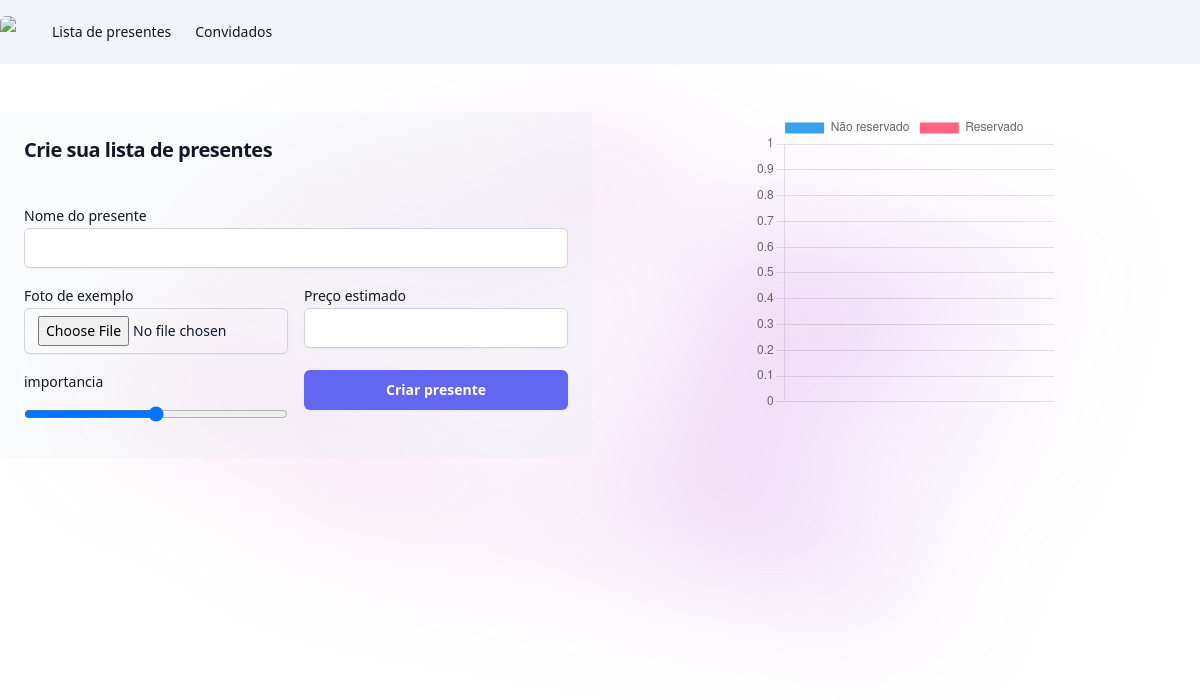
The page /noivos/ on the database as committed earlier.
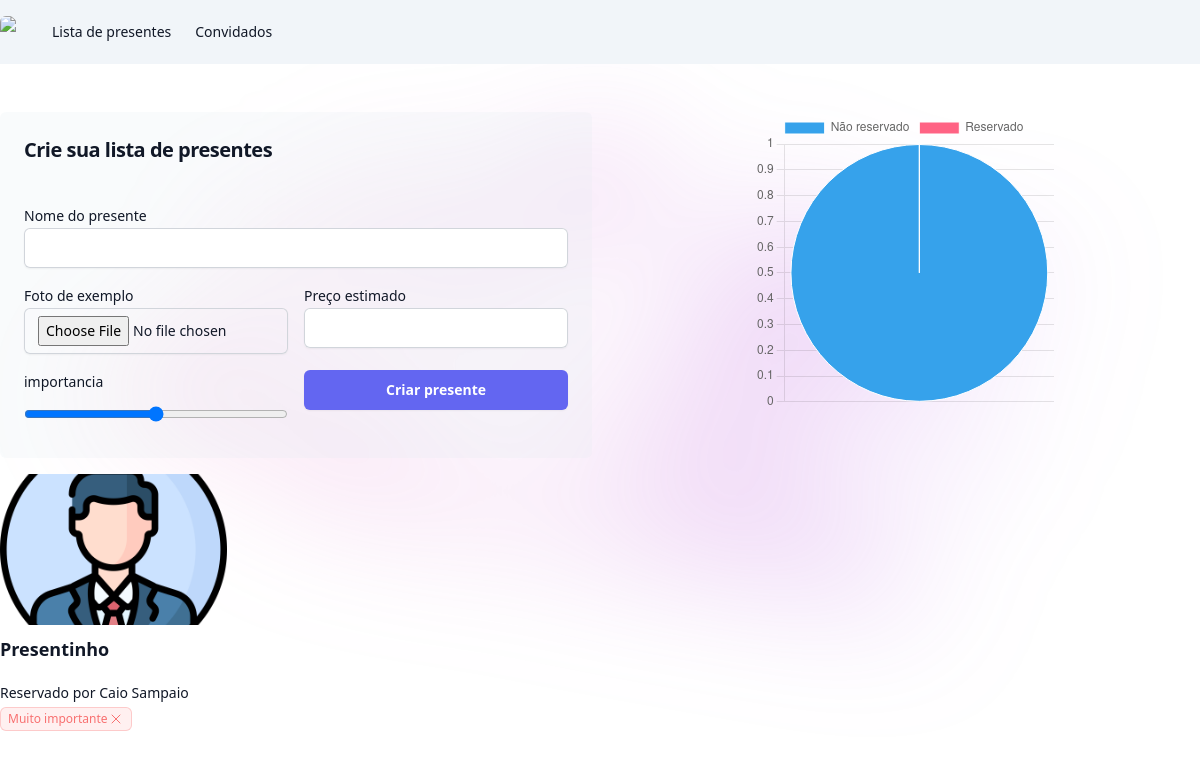
The same page on the database as committed later.
### noivos/models.py (models this page shows, shortened)
class Presentes(models.Model):
    nome_presente = models.CharField(max_length=100)
    foto = models.ImageField(upload_to='presentes')
    preco = models.DecimalField(max_digits=6, decimal_places=2)
    importancia = models.IntegerField()
    reservado = models.BooleanField(default=False)
    reservado_por = models.ForeignKey(Convidados, null=True, blank=True, on_delete=models.DO_NOTHING)

### noivos/views.py (the view, shortened to what this page needs)
# urls.py: 2. Add a URL to urlpatterns:  path('', views.home, name='home')
def home(request):
    if request.method == "GET":
        presentes = Presentes.objects.all()
        nao_reservado = Presentes.objects.filter(reservado=False).count()
        reservado = Presentes.objects.filter(reservado=True).count()
        data = [nao_reservado, reservado]
        return render(request, 'home.html', {'presentes': presentes, 'data': data})

### noivos/templates/home.html (shortened to what this page needs)
{% extends "base.html" %}
{% block 'body' %}
    {% include "partials/header.html" %}
    <div class="max-w-7xl mx-auto mt-12">
        <div class="grid grid-cols-2 gap-4">
            <div class="bg-slate-200/20 p-6 rounded-md">
                <h2 class="text-balance text-xl font-semibold tracking-tight text-gray-900">Crie sua lista de presentes</h2>
                <br>
                <form action="{% url 'home' %}" method="POST" enctype='multipart/form-data'>
                    <label class="mt-4 block text-sm leading-6 text-gray-900">Nome do presente</label>
                    <input type="text"
                           name="nome_presente"
                           class="block w-full rounded-md border-0 px-3.5 py-2 text-gray-900 shadow-sm ring-1 ring-inset ring-gray-300 placeholder:text-gray-400 focus:ring-2 focus:ring-inset focus:ring-indigo-600 sm:text-sm sm:leading-6">
                    <div class="flex space-x-4">
                        <div class="w-full">
                            <label class="mt-4 block text-sm leading-6 text-gray-900">Foto de exemplo</label>
                            <input type="file"
                                   name="foto"
                                   class="block w-full rounded-md border-0 px-3.5 py-2 text-gray-900 shadow-sm ring-1 ring-inset ring-gray-300 placeholder:text-gray-400 focus:ring-2 focus:ring-inset focus:ring-indigo-600 sm:text-sm sm:leading-6">
                        </div>
                        <div class="w-full">
                            <label class="mt-4 block text-sm leading-6 text-gray-900">Preço estimado</label>
                            <input type="number"
                                   name="preco"
                                   class="block w-full rounded-md border-0 px-3.5 py-2 text-gray-900 shadow-sm ring-1 ring-inset ring-gray-300 placeholder:text-gray-400 focus:ring-2 focus:ring-inset focus:ring-indigo-600 sm:text-sm sm:leading-6">
                        </div>
                    </div>
                    <div class="flex space-x-4">
                        <div class="w-full">
                            <label class="mt-4 block text-sm leading-6 text-gray-900">importancia</label>
                            <input type="range"
                                   min='1'
                                   max="5"
                                   name="importancia"
                                   class="block w-full py-3 text-gray-900">
                        </div>
                        <div class="w-full">
                            <input type="submit"
                                   class="rounded-md w-full mt-4 bg-indigo-500 px-3.5 py-2.5 text-sm font-semibold text-white shadow-sm hover:bg-indigo-400 focus-visible:outline focus-visible:outline-2 focus-visible:outline-offset-2 focus-visible:outline-indigo-400"
                                   value="Criar presente">
                        </div>
                    </div>
                </form>
            </div>
            <div class="mx-auto">
                <canvas id="myChart" class=""></canvas>
            </div>
        </div>
        <div class="grid grid-cols-5 mt-4 gap-4">
            {% for presente in presentes %}
                <div>
                    {% if presente.foto %}
                        <img class="aspect-[3/2] w-full rounded-2xl object-cover"
                             src="{{ presente.foto.url }}"
                             alt="">
                    {% endif %}
                    <h3 class="mt-2 text-lg font-semibold leading-8 text-gray-900">{{ presente.nome_presente }}</h3>
                    <p class="mt-4 block text-sm leading-6 text-gray-900">Reservado por Caio Sampaio</p>
                    {% if presente.importancia <= 2 %}
                        <span class="inline-flex items-center rounded-md bg-green-400/10 px-2 py-1 text-xs font-medium text-green-400 ring-1 ring-inset ring-green-400/30">Pouco importante
                            <svg xmlns="http://www.w3.org/2000/svg"
                                 fill="none"
                                 viewBox="0 0 24 24"
                                 stroke-width="1.5"
                                 stroke="currentColor"
                                 class="size-4 text-green-400">
                                <path stroke-linecap="round" stroke-linejoin="round" d="M6 18 18 6M6 6l12 12" />
                            </svg>
                        </span>
                    {% else %}
                        <span class="inline-flex items-center rounded-md bg-red-400/10 px-2 py-1 text-xs font-medium text-red-400 ring-1 ring-inset ring-red-400/30">Muito importante
                            <svg xmlns="http://www.w3.org/2000/svg"
                                 fill="none"
                                 viewBox="0 0 24 24"
                                 stroke-width="1.5"
                                 stroke="currentColor"
                                 class="size-4 text-red-400">
                                <path stroke-linecap="round" stroke-linejoin="round" d="M6 18 18 6M6 6l12 12" />
                            </svg>
                        </span>
                    {% endif %}
                </div>
            {% endfor %}
        </div>
    </div>
    <script>
    const ctx = document.getElementById('myChart');
    new Chart(ctx, {
      type: 'pie',
      data: {
        labels: ['Não reservado', 'Reservado'],
        datasets: [{
          label: 'Presentes',
          data: {{data|safe}},
          borderWidth: 1
        }]
      },
      options: {
        scales: {
          y: {
            beginAtZero: true
          }
        }
      }
    });
    </script>
{% endblock %}

### templates/base.html (shortened to what this page needs)
<!DOCTYPE html>
<html lang="en">
    <head>
        <script src="https://cdn.tailwindcss.com"></script>
    </head>
    <body>
        {% block 'body' %}{% endblock %}
        <div class="absolute inset-x-0 top-10 -z-10 flex transform-gpu justify-center overflow-hidden blur-3xl"
             aria-hidden="true">
            <div class="aspect-[1108/632] w-[69.25rem] flex-none bg-gradient-to-r from-pink-400 to-purple-600 opacity-20"
                 style="clip-path: polygon(43% 17%, 38% 52%, 84% 75%, 68% 21%, 41% 80%, 94% 35%, 17% 29%, 23% 73%, 92% 54%, 62% 83%, 29% 14%, 33% 74%, 3% 57%, 53% 12%, 64% 57%, 81% 92%, 19% 73%)">
            </div>
        </div>
    </body>
</html>

### noivos/templates/partials/header.html
{% load static %}
<nav class="bg-slate-100">
    <div class="mx-auto max-w-7xl">
        <div class="relative flex h-16 items-center justify-between">
            <div class="flex flex-1 items-center justify-center sm:items-stretch sm:justify-start">
                <div class="flex flex-shrink-0 items-center">
                    <img class="h-8 w-auto rounded-md"
                         src="{% static 'noivos/img/logo.webp' %}">
                </div>
                <div class="hidden sm:ml-6 sm:block">
                    <div class="flex">
                        <a href="{% url 'home' %}"
                           class="rounded-md px-3 py-2 text-sm font-medium text-gray-900 hover:bg-gray-700 hover:text-white">Lista de presentes</a>
                        <a href="{% url 'lista_convidados' %}"
                           class="rounded-md px-3 py-2 text-sm font-medium text-gray-900 hover:bg-gray-700 hover:text-white">Convidados</a>
                    </div>
                </div>
            </div>
        </div>
    </div>
</nav>

Rows that differ between the two databases and show on the page:
added Presentes: foto (placeholder picture), nome_presente "Presentinho", importancia "Muito importante"
Other text that changed with them:
chart data {{ data|safe }}: [0, 0] → [1, 0]
